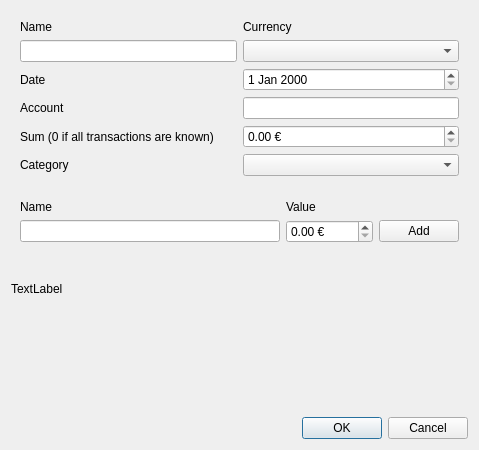
<?xml version="1.0" encoding="UTF-8"?>
<ui version="4.0">
 <class>NewBillDialog</class>
 <widget class="QDialog" name="NewBillDialog">
  <property name="geometry">
   <rect>
    <x>0</x>
    <y>0</y>
    <width>479</width>
    <height>450</height>
   </rect>
  </property>
  <property name="windowTitle">
   <string>Dialog</string>
  </property>
  <layout class="QVBoxLayout" name="verticalLayout">
   <item>
    <widget class="QWidget" name="widget_3" native="true">
     <layout class="QGridLayout" name="gridLayout_2">
      <item row="3" column="0">
       <widget class="QLabel" name="label_3">
        <property name="text">
         <string>Account</string>
        </property>
       </widget>
      </item>
      <item row="2" column="0">
       <widget class="QLabel" name="label_2">
        <property name="text">
         <string>Date</string>
        </property>
       </widget>
      </item>
      <item row="1" column="1">
       <widget class="QComboBox" name="comboCurrency"/>
      </item>
      <item row="0" column="0">
       <widget class="QLabel" name="label_5">
        <property name="text">
         <string>Name</string>
        </property>
       </widget>
      </item>
      <item row="4" column="1">
       <widget class="QDoubleSpinBox" name="editSum">
        <property name="suffix">
         <string> €</string>
        </property>
        <property name="maximum">
         <double>10000.000000000000000</double>
        </property>
       </widget>
      </item>
      <item row="3" column="1">
       <widget class="QLineEdit" name="editAccount"/>
      </item>
      <item row="2" column="1">
       <widget class="QDateEdit" name="editDate"/>
      </item>
      <item row="4" column="0">
       <widget class="QLabel" name="label_6">
        <property name="text">
         <string>Sum (0 if all transactions are known)</string>
        </property>
       </widget>
      </item>
      <item row="1" column="0">
       <widget class="QLineEdit" name="editBillName"/>
      </item>
      <item row="0" column="1">
       <widget class="QLabel" name="label_7">
        <property name="text">
         <string>Currency</string>
        </property>
       </widget>
      </item>
      <item row="5" column="0">
       <widget class="QLabel" name="label_8">
        <property name="text">
         <string>Category</string>
        </property>
       </widget>
      </item>
      <item row="5" column="1">
       <widget class="QComboBox" name="comboCategory"/>
      </item>
     </layout>
    </widget>
   </item>
   <item>
    <widget class="QWidget" name="widget" native="true">
     <layout class="QGridLayout" name="gridLayout">
      <item row="2" column="4">
       <widget class="QDoubleSpinBox" name="editValue">
        <property name="suffix">
         <string> €</string>
        </property>
        <property name="maximum">
         <double>10000.000000000000000</double>
        </property>
       </widget>
      </item>
      <item row="2" column="1">
       <widget class="QLineEdit" name="editName"/>
      </item>
      <item row="2" column="5">
       <widget class="QPushButton" name="buttonAdd">
        <property name="text">
         <string>Add</string>
        </property>
       </widget>
      </item>
      <item row="1" column="1">
       <widget class="QLabel" name="label">
        <property name="text">
         <string>Name</string>
        </property>
       </widget>
      </item>
      <item row="1" column="4">
       <widget class="QLabel" name="label_4">
        <property name="text">
         <string>Value</string>
        </property>
       </widget>
      </item>
     </layout>
     <zorder>editValue</zorder>
     <zorder>buttonAdd</zorder>
     <zorder>label</zorder>
     <zorder>label_4</zorder>
     <zorder>editName</zorder>
    </widget>
   </item>
   <item>
    <widget class="QWidget" name="widget_2" native="true">
     <layout class="QHBoxLayout" name="horizontalLayout"/>
    </widget>
   </item>
   <item>
    <widget class="QLabel" name="labelSummary">
     <property name="text">
      <string>TextLabel</string>
     </property>
    </widget>
   </item>
   <item>
    <spacer name="verticalSpacer">
     <property name="orientation">
      <enum>Qt::Vertical</enum>
     </property>
     <property name="sizeHint" stdset="0">
      <size>
       <width>20</width>
       <height>40</height>
      </size>
     </property>
    </spacer>
   </item>
   <item>
    <widget class="QDialogButtonBox" name="buttonBox">
     <property name="orientation">
      <enum>Qt::Horizontal</enum>
     </property>
     <property name="standardButtons">
      <set>QDialogButtonBox::Cancel|QDialogButtonBox::Ok</set>
     </property>
    </widget>
   </item>
  </layout>
 </widget>
 <tabstops>
  <tabstop>editBillName</tabstop>
  <tabstop>editDate</tabstop>
  <tabstop>editAccount</tabstop>
  <tabstop>editSum</tabstop>
  <tabstop>comboCategory</tabstop>
  <tabstop>editName</tabstop>
  <tabstop>editValue</tabstop>
  <tabstop>buttonAdd</tabstop>
  <tabstop>comboCurrency</tabstop>
 </tabstops>
 <resources/>
 <connections>
  <connection>
   <sender>buttonBox</sender>
   <signal>accepted()</signal>
   <receiver>NewBillDialog</receiver>
   <slot>accept()</slot>
   <hints>
    <hint type="sourcelabel">
     <x>248</x>
     <y>254</y>
    </hint>
    <hint type="destinationlabel">
     <x>157</x>
     <y>274</y>
    </hint>
   </hints>
  </connection>
  <connection>
   <sender>buttonBox</sender>
   <signal>rejected()</signal>
   <receiver>NewBillDialog</receiver>
   <slot>reject()</slot>
   <hints>
    <hint type="sourcelabel">
     <x>316</x>
     <y>260</y>
    </hint>
    <hint type="destinationlabel">
     <x>286</x>
     <y>274</y>
    </hint>
   </hints>
  </connection>
 </connections>
</ui>
